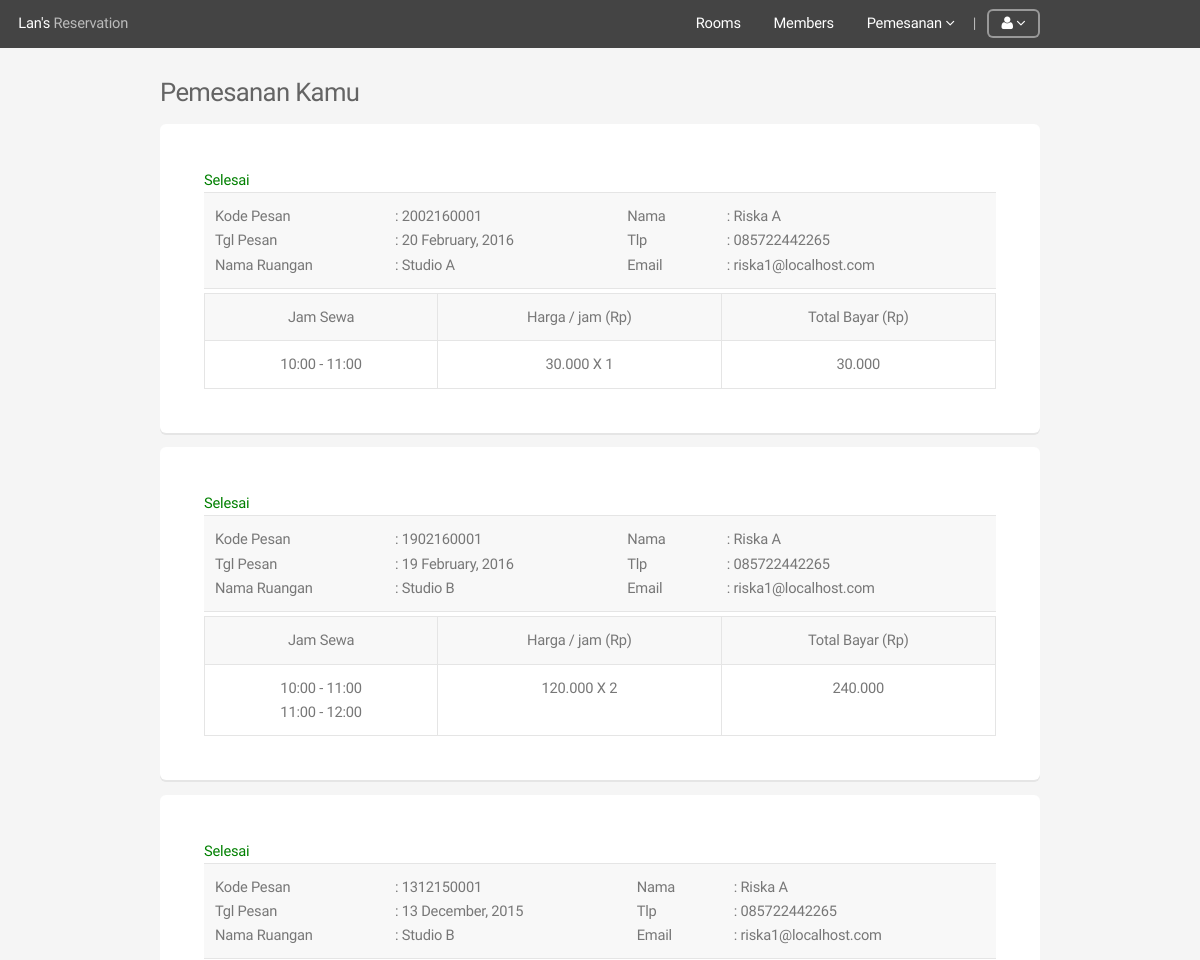
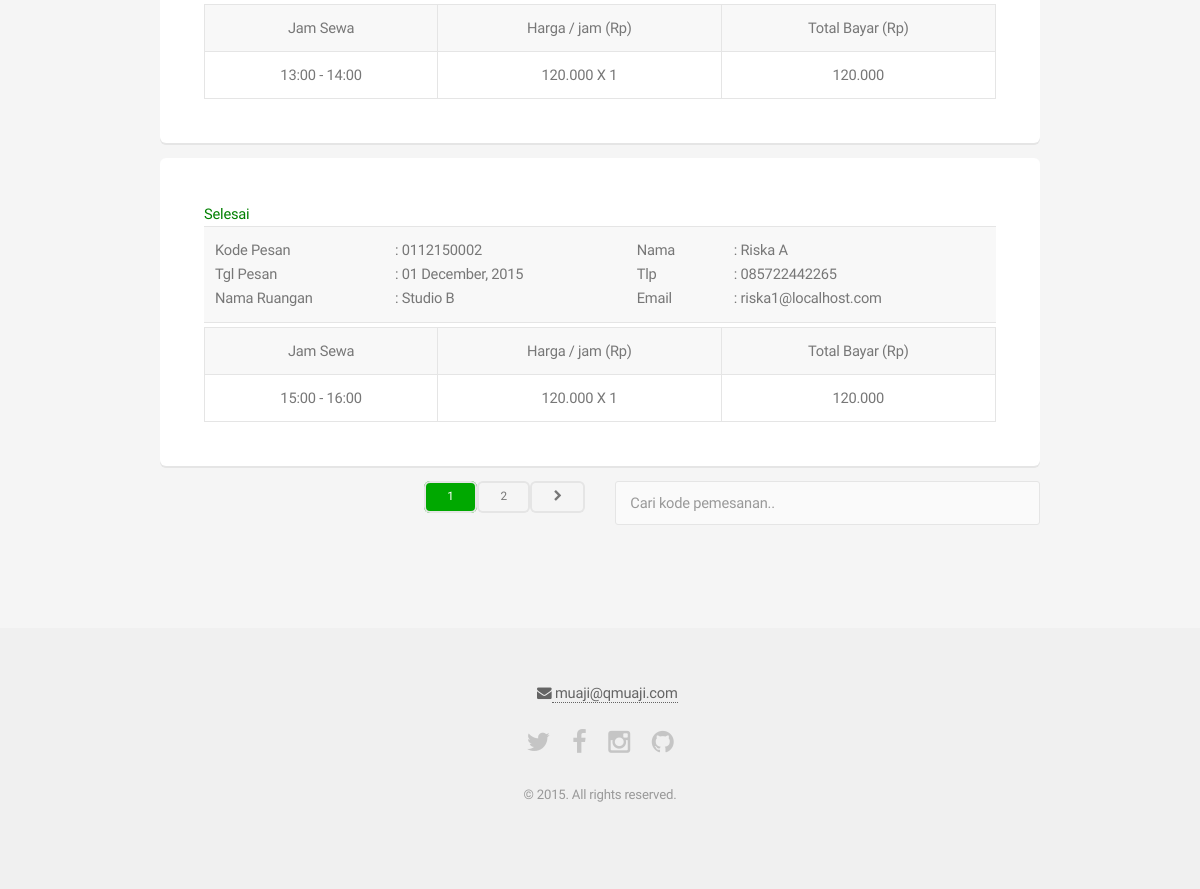
The app's page /penyewaan.php (signed in) with its own data (2 pictures, top to bottom).
### tables this page shows
CREATE TABLE `transactions` (
  `trans_id` bigint(20) UNSIGNED NOT NULL,
  `user_id` bigint(20) UNSIGNED NOT NULL,
  `book_code` varchar(50) NOT NULL,
  `book_date` date NOT NULL,
  `studio_name` varchar(50) DEFAULT NULL,
  `first_name` varchar(50) NOT NULL,
  `email` varchar(50) NOT NULL,
  `tlp` varchar(50) NOT NULL,
  `price` int(10) UNSIGNED NOT NULL,
  `q` tinyint(3) UNSIGNED NOT NULL,
  `total` int(11) NOT NULL
);

CREATE TABLE `bookings` (
  `booking_id` bigint(20) UNSIGNED NOT NULL,
  `studio_id` bigint(20) UNSIGNED NOT NULL,
  `book_code` varchar(50) NOT NULL,
  `book_date` date NOT NULL,
  `i_time` tinyint(4) UNSIGNED NOT NULL
);

### core/functions/users.php (called while the page is built, shortened)
<?php
function userData($user_id) {
	$data 	 = array();
	$user_id = (int)$user_id;
	$funcNumArgs = func_num_args();
	$funcGetArgs = func_get_args();
	if($funcNumArgs > 1){
		unset($funcGetArgs[0]);
		$fields = implode(', ', $funcGetArgs);
		$data 	= mysql_fetch_assoc(mysql_query("SELECT $fields FROM users WHERE user_id=$user_id"));
	}
	return $data;
}

### core/init.php (called while the page is built, shortened)
<?php
require 'functions/general.php';
require 'functions/users.php';
if(loggedIn()) {
	$userData   = userData($_SESSION['user_id'], 'user_id', 'email', 'password', 'username', 'first_name', 'last_name', 'tlp', 'address', 'img', 'type', 'saldo');
}

### core/functions/general.php (called while the page is built, shortened)
<?php
function rupiah($angka) {
    return number_format($angka,0,',','.');
}

### penyewaan.php (the view, shortened to what this page needs)
<?php
require 'core/init.php';
include 'includes/_header.php';
$batas		= 4;
if (isset($_GET['page'])) $noPage = $_GET['page'];
	else $noPage = 1;
$offset=($noPage - 1) * $batas;
if(isset($_POST['cari'])){
  	$cari 		= trim($_POST['cari']);
	$nota 		= mysql_query("SELECT * FROM transactions WHERE user_id=$userData[user_id] AND book_code='$cari' ORDER BY book_date DESC");
    $q     	  	= mysql_query("SELECT COUNT(user_id) FROM transactions WHERE user_id=$userData[user_id] AND book_code='$cari'");
	?>		<?php
}else{
	$nota 		= mysql_query("SELECT * FROM transactions WHERE user_id=$userData[user_id] ORDER BY book_date DESC LIMIT $offset, $batas") or die (mysql_error());
	$q 			= mysql_query("SELECT COUNT(user_id) from transactions WHERE user_id=$userData[user_id]");
}
?>
<div style="margin-top:-30px" id="main" class="container">
	<h3> Pemesanan Kamu</h3>
	<?php
		while($row = mysql_fetch_assoc($nota)){
			$query2 	= mysql_query("SELECT i_time  FROM bookings WHERE book_code='$row[book_code]'");
		?>
	<div class="box">
		<?php
		$today_dt = new DateTime(date('Y-m-d'));
		$expire_dt = new DateTime($row['book_date']);
		if ($expire_dt >= $today_dt) {
			?><a href="cetakNota.php?code=<?php echo md5($row['book_code']) ?>" class="button fit icon fa-print" target="blank">Cetak</a><?php
		} else {
			?><b style="color:green">Selesai</b> <?php
		}
		?>
		<table>
		<tr>
			<td width="180px">
				Kode Pesan <br>
				Tgl Pesan <br>
				Nama Ruangan
			</td>
			<td>
				: <?php echo $row['book_code'] ?> <br>
				: <?php echo date('d F, Y', strtotime($row['book_date'])) ?>  <br>
				: <?php echo $row['studio_name'] ?>
			</td>
			<td widtd="90px">
				Nama <br>
				Tlp <br>
				Email <br>
			</td>
			<td>
				: <?php echo $row['first_name'] ?> <br>
				: <?php echo $row['tlp'] ?> <br>
				: <?php echo $row['email'] ?>
			</td>
		</tr>
	</table>
	<table class="alt" style="margin-top:-25px">
		<tr align="center">
			<td>Jam Sewa</td>
			<td>Harga / jam (Rp)</td>
			<td>Total Bayar (Rp)</td>
		</tr>
		<tr align="center">
			<td>
			<?php
			while($row2 = mysql_fetch_assoc($query2)) {
				$end = $row2['i_time'] + 1;
				echo $row2['i_time'],":00 - $end:00"."<br>";
			}
			?>
			</td>
			<td>
				<?php echo rupiah($row['price']) ." X ".$row['q']?>
			</td>
			<td> <?php echo rupiah($row['total'])?></td>
		</tr>
	</table>
	</div>
		<?php
		}
		?>
	<form action="" method="POST">
		<div class="row">
			<div  align="right" class="6u 12u">
				<?php
			 	$jml 		= mysql_fetch_array($q);
			  	$jmlData	= $jml[0];
			  	$jmlPage	= ceil($jmlData / $batas);
				  for($i=1; $i <= $jmlPage; $i++){
				    if ((($i >= $noPage - $batas) && ($i <= $noPage + $batas)) || ($i == 1)  || $i == $jmlPage){
				      if($i==$noPage) echo "<a class='button special alt small'>$i</a>";
				      else echo "<a class='button alt small' href=".$_SERVER['PHP_SELF']."?page=".$i." > ".$i."</a>";
				    }
				}
				if ($noPage < $jmlPage) echo "<a class='button alt small' href=$_SERVER[PHP_SELF]?page=".($noPage+1)."><span class='icon fa-chevron-right'></span></a>";
				?>
			</div>
			<div class="6u 12u">
		  		<input type="text" name="cari" placeholder="Cari kode pemesanan..">
			</div>
		</div>
	</form>
</div>
	<?php include 'includes/_footer.php';

### records on screen
transactions: shows "Selesai", book_code "2002160001", book_date "20 February, 2016", studio_name "Studio A", first_name "Riska A", tlp "085722442265", email "riska1@localhost.com", price "30.000", q "1", total "30.000"
bookings: i_time "10", i_time "11"
transactions: shows "Selesai", book_code "1902160001", book_date "19 February, 2016", studio_name "Studio B", first_name "Riska A", tlp "085722442265", email "riska1@localhost.com", price "120.000", q "2", total "240.000"
bookings: i_time "10", i_time "11"
bookings: i_time "11", i_time "12"
transactions: shows "Selesai", book_code "1312150001", book_date "13 December, 2015", studio_name "Studio B", first_name "Riska A", tlp "085722442265", email "riska1@localhost.com", price "120.000", q "1", total "120.000"
bookings: i_time "13", i_time "14"
transactions: shows "Selesai", book_code "0112150002", book_date "01 December, 2015", studio_name "Studio B", first_name "Riska A", tlp "085722442265", email "riska1@localhost.com", price "120.000", q "1", total "120.000"
bookings: i_time "15", i_time "16"
